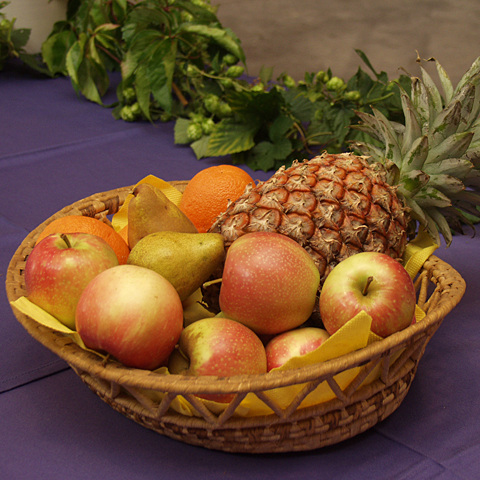
#> input picture aula10/Fruits-RGB.tif, 480 x 480 px
$ python ex8.py Fruits-RGB.tif
#> lines starting #> are read from the running program, lines starting #| are printed output that depends on the picture

# Aula_02_ex_04.py
#
# Histogram visualization with openCV
#
# Paulo Dias - 10/2019
#
# Some modifications - J. Madeira - 01/2021

# Contrast Stretching

import cv2
import numpy as np
import sys

from matplotlib import pyplot as plt


##########################
# Print Image Features

def printImageFeatures(image):
    if len(image.shape) == 2:
        height, width = image.shape
        nchannels = 1
    else:
        height, width, nchannels = image.shape

    print("Image Height:", height)
    print("Image Width:", width)
    print("Number of channels:", nchannels)
    print("Number of elements:", image.size)


####################
# Compute Histogram

def compute_histogram(image, histSize, histRange):
    # Compute the histogram of a gray-level image
    hist_item = cv2.calcHist([image], [0], None, [histSize], histRange)
    return hist_item


##########################################
# Drawing with openCV
# Create an image to display the histogram

def histogram2image(hist, histSize, histImageWidth, histImageHeight, color):

    # A gray-level image to display the histogram
    histImage = np.zeros((histImageWidth, histImageHeight, 1), np.uint8)

    # Width of each histogram bar
    binWidth = int(np.ceil(histImageWidth * 1.0 / histSize))

    # Normalize values to [0, histImageHeight]
    cv2.normalize(hist, hist, 0, histImageHeight, cv2.NORM_MINMAX)

    # Draw the bars of the nomrmalized histogram
    for i in range(histSize):
        cv2.rectangle(histImage, (int(i * binWidth), 0),
                      (int((i + 1) * binWidth), int(hist[i])), color, -1)

    # ATTENTION : Y coordinate upside down
    histImage = np.flipud(histImage)

    return histImage


###################################
# MAIN

# Read the image
img = "Fruits-RGB.tif"
# img = "Calvin.jpg"
image = cv2.imread(img, cv2.IMREAD_UNCHANGED)
#> image is the input picture: shape (480, 480, 3); mean B, G, R 50.2, 79.3, 111.5
# image = cv2.imread(sys.argv[1], cv2.IMREAD_UNCHANGED)

if np.shape(image) == ():
    # Failed Reading
    print("Image file could not be open!")
    exit(-1)

# Gray-Level ?
if len(image.shape) < 3:
    print("The loaded image is NOT a RGB image !")
    exit(-1)

# Display the image
cv2.namedWindow("Original Image")
cv2.imshow("Original Image", image)

# Print some image features
printImageFeatures(image)
#| Image Height: 480
#| Image Width: 480
#| Number of channels: 3
#| Number of elements: 691200

blue, green, red = cv2.split(image)
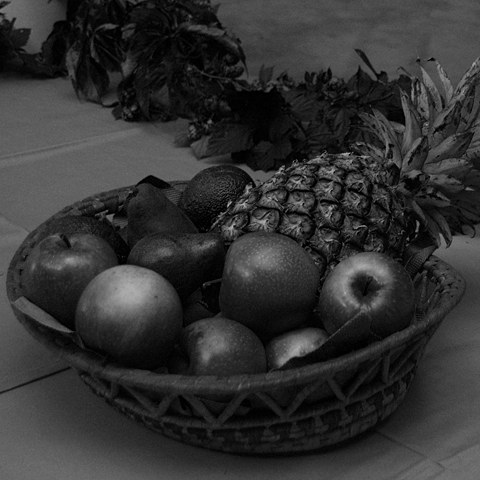
#> blue: shape (480, 480); min 0, max 181, mean 50.2
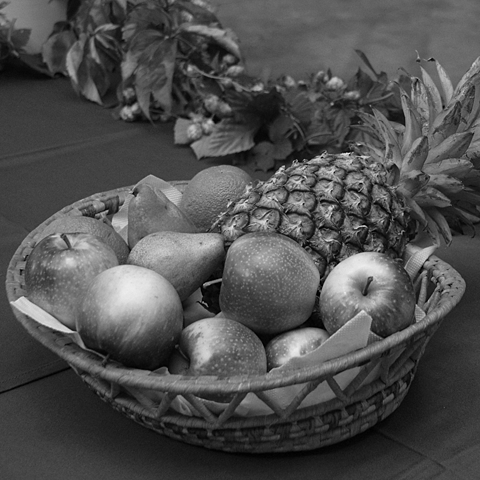
#> green: shape (480, 480); min 0, max 237, mean 79.3
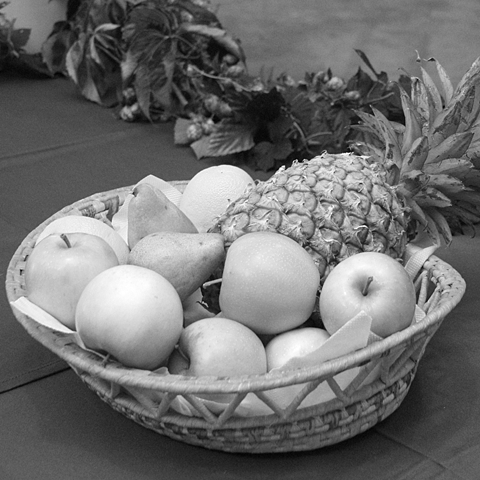
#> red: shape (480, 480); min 0, max 255, mean 111.5
image = cv2.cvtColor(image, cv2.COLOR_RGB2GRAY)
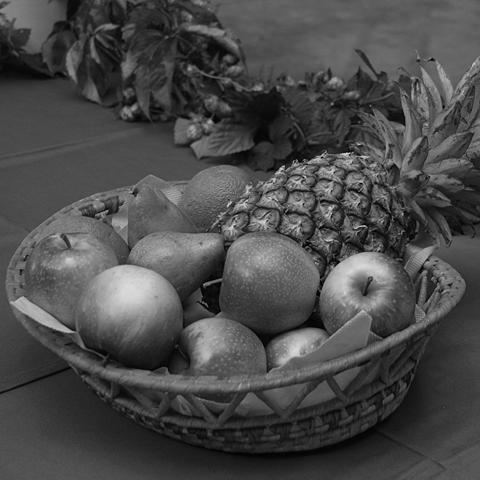
#> image: shape (480, 480); min 0, max 220, mean 74.2

# COMPUTE THE HISTOGRAM
# Size
histSize = 256	 # 1 bar for each intensity level from 0 to 255
# Intensity Range
histRange = [0, 256]
hist = compute_histogram(image, histSize, histRange)
#> in compute_histogram, `hist_item = cv2.calcHist([image], [0], None, [histSize], histRange)`: hist_item = 256 values, max 3691 at index 76, min 0 at index 221, mean 900
#> hist has the same summary as hist_item in compute_histogram
hist_b = compute_histogram(blue, histSize, histRange)
#> hist_b = 256 values, max 2928 at index 16, min 0 at index 176, mean 900
hist_g = compute_histogram(green, histSize, histRange)
#> hist_g = 256 values, max 3658 at index 65, min 0 at index 238, mean 900
hist_r = compute_histogram(red, histSize, histRange)
#> hist_r = 256 values, max 2880 at index 85, min 2 at index 1, mean 900

# DISPLAY THE HISTOGRAM USING matplotlib
# azul == preto
plt.plot(hist, drawstyle='steps-post', color='black')
plt.plot(hist_b, drawstyle='steps-post', color='blue')
plt.plot(hist_g, drawstyle='steps-post', color='green')
plt.plot(hist_r, drawstyle='steps-post', color='red')
plt.xlim(histRange)
plt.title("Histogram")
plt.show()
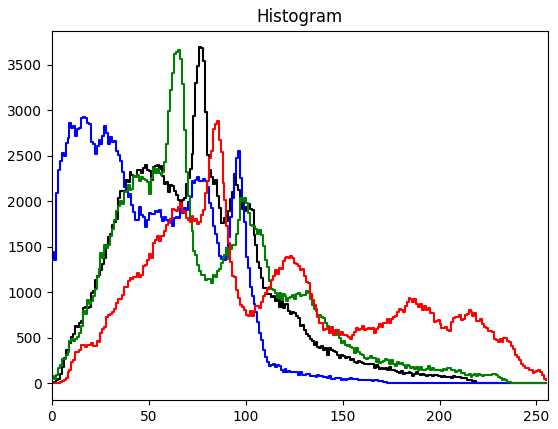
#> figure drawn by matplotlib, 1 panel; curve peaks at x = 76, y = 3691; curve peaks at x = 16, y = 2928; curve peaks at x = 65, y = 3658

cv2.waitKey(0)
